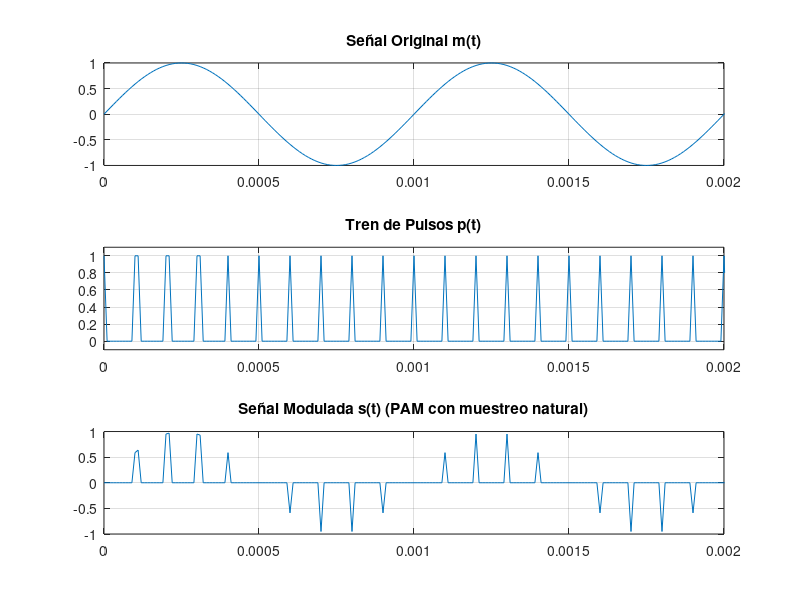

MATLAB code for this plot:

% Parámetros configurables
A = 1;              % Amplitud de la señal
fc = 1000;          % Frecuencia de la señal (Hz)
fs = 10000;         % Frecuencia de muestreo del tren de pulsos (Hz)
d = 0.1;            % Ciclo de trabajo (d = τ / Ts_pulse)
fs_signal = 1e5;    % Frecuencia de muestreo de m(t) (Hz)
duracion = 1;       % Duración en segundos

% Cálculo de parámetros derivados
Ts_signal = 1 / fs_signal;      % Periodo de muestreo de m(t)
Ts_pulse = 1 / fs;              % Periodo del tren de pulsos
tau = d * Ts_pulse;             % Ancho del pulso (τ)
t = 0:Ts_signal:duracion - Ts_signal; % Vector de tiempo

% Generar señal sinusoidal m(t)
m = A * sin(2 * pi * fc * t);

% Generar tren de pulsos p(t) con muestreo natural
p = (mod(t, Ts_pulse) < tau);   % 1 durante τ, 0 en otro caso

% Aplicar modulación AM
s = m .* p;  % Señal modulada

% Visualización
figure;
subplot(3,1,1);
plot(t, m);
xlim([0, 2/fc]);  % Mostrar 2 periodos de m(t)
title('Señal Original m(t)');
grid on;

subplot(3,1,2);
plot(t, p);
xlim([0, 2/fc]);  % Mostrar 2 periodos del tren de pulsos
ylim([-0.1, 1.1]);
title('Tren de Pulsos p(t)');
grid on;

subplot(3,1,3);
plot(t, s);
xlim([0, 2/fc]);  % Mostrar 2 periodos de la señal modulada
title('Señal Modulada s(t) (PAM con muestreo natural)');
grid on;